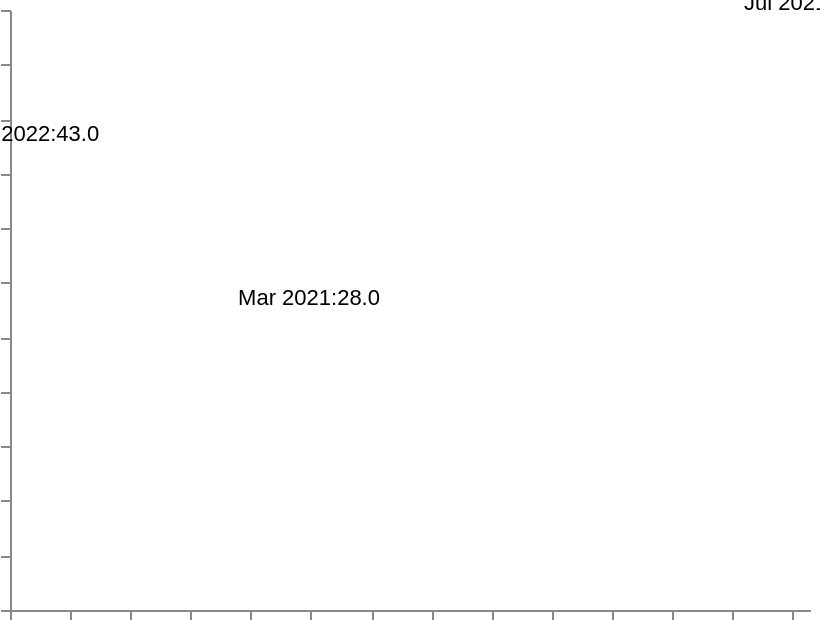

Source (Vega-Lite JSON):
### Vega specification from a JSON file in a GitHub repository (floating-point values rounded to 4 significant figures)
{"$schema": "https://vega.github.io/schema/vega/v6.json", "width": 400, "height": 300, "padding": 5, "autosize": "none", "data": [{"name": "table", "values": [{"d": "2021-03-15T00:00:00Z", "v": 28}, {"d": "2021-07-20T00:00:00Z", "v": 55}, {"d": "2022-01-05T00:00:00Z", "v": 43}], "transform": [{"type": "formula", "expr": "toDate(datum.d)", "as": "dd"}, {"type": "formula", "expr": "year(datum.dd)", "as": "yy"}, {"type": "formula", "expr": "month(datum.dd) + date(datum.dd) / 31", "as": "mm"}, {"type": "filter", "expr": "utcyear(datum.dd) >= 2021 && quarter(datum.dd) < 5"}]}], "scales": [{"name": "xscale", "type": "linear", "domain": {"data": "table", "field": "mm"}, "range": "width"}, {"name": "yscale", "type": "linear", "domain": {"data": "table", "field": "v"}, "nice": true, "range": "height"}], "axes": [{"orient": "bottom", "scale": "xscale", "labels": false}, {"orient": "left", "scale": "yscale", "labels": false}], "marks": [{"type": "text", "from": {"data": "table"}, "encode": {"update": {"x": {"scale": "xscale", "field": "mm"}, "y": {"scale": "yscale", "field": "v"}, "text": {"signal": "utcFormat(datum.dd, '%b %Y') + ':' + format(datum.v, '.1f')"}, "align": {"value": "center"}, "fill": {"value": "black"}}}}]}
